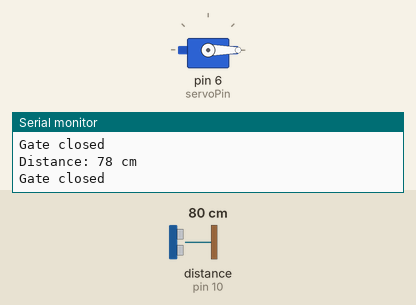
Simulated run of this sketch. Board: Arduino Uno, built with avr-gcc and run on an emulated ATmega328P. Parts: servo, the last lines printed to the serial monitor. Wiring (inferred from the names in the program): ultrasonic range finder: trigger pin 9; echo pin 10. Inputs (shaded band) come from the test bench; at power-on: distance to the obstacle (sensor on pin 10) 80 cm. The echo pulse lasts 58.3 µs per cm.

Above: at 1.6 s.
1.7 s: distance to the obstacle (sensor on pin 10) set to 23 cm
3.6 s: distance to the obstacle (sensor on pin 10) set to 19 cm
At 4.3 s:
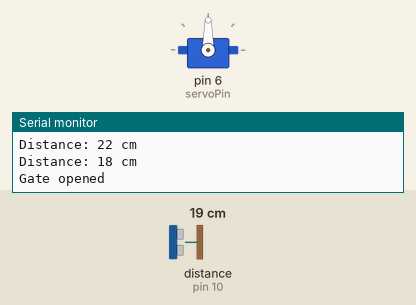
5.5 s: distance to the obstacle (sensor on pin 10) set to 46 cm
7.0 s: distance to the obstacle (sensor on pin 10) set to 57 cm
At 8.4 s:
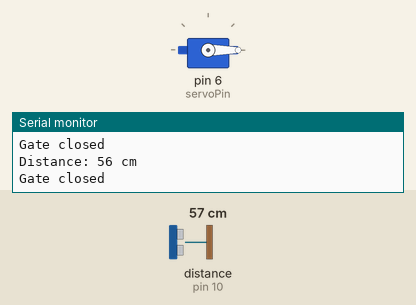
8.7 s: distance to the obstacle (sensor on pin 10) set to 2 cm
At 9.8 s:
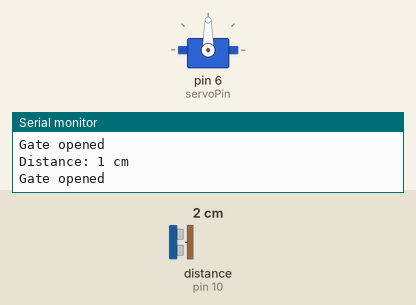
Timing chart, 0 to 11.3 s (numbered marks = the images above; inputs shaded):
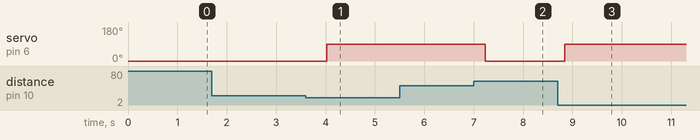

Measured:
- the behaviour switches between 21 and 20 cm on distance to the obstacle (sensor on pin 10) (found by bisection; images 0 and 1)
- the behaviour switches between 51 and 52 cm on distance to the obstacle (sensor on pin 10) (found by bisection; images 1 and 2)
- after the input at 3.6 s, servo on pin 6 (servoPin): 0° → 90° after 0.42 s
- after the input at 7.0 s, servo on pin 6 (servoPin): 90° → 0° after 0.24 s
- after the input at 8.7 s, servo on pin 6 (servoPin): 0° → 90° after 0.14 s

The sketch:

toll.ino
```cpp
#include <Servo.h>

// Constants for ultrasonic sensor pins
const int trigPin = 9;   // Trig pin of ultrasonic sensor
const int echoPin = 10;  // Echo pin of ultrasonic sensor

// Constants for servo motor pin and parameters
const int servoPin = 6;  // Pin connected to servo motor
Servo gateServo;         // Servo object for controlling the gate

// Constants for distance thresholds
const int openDistance = 20;    // Distance threshold to open the gate (in cm)
const int closeDistance = 50;   // Distance threshold to close the gate (in cm)

void setup() {
  // Initialize serial communication for debugging
  Serial.begin(9600);

  // Attach servo motor to the corresponding pin
  gateServo.attach(servoPin);

  // Set ultrasonic sensor pin modes
  pinMode(trigPin, OUTPUT);
  pinMode(echoPin, INPUT);

  // Initialize the gate servo position (close the gate)
  gateServo.write(0);
}

void loop() {
  // Measure distance using ultrasonic sensor
  long duration, distance;
  digitalWrite(trigPin, LOW);
  delayMicroseconds(2);
  digitalWrite(trigPin, HIGH);
  delayMicroseconds(30);
  digitalWrite(trigPin, LOW);
  duration = pulseIn(echoPin, HIGH);
  distance = duration * 0.034 / 2;  // Convert duration to distance in cm

  // Print distance for debugging
  Serial.print("Distance: ");
  Serial.print(distance);
  Serial.println(" cm");

  // Control gate based on distance thresholds
  if (distance < openDistance) {
    // Open the gate
    gateServo.write(90);  // Adjust angle as needed for your servo
    Serial.println("Gate opened");
  } else if (distance > closeDistance) {
    // Close the gate
    gateServo.write(0);  // Close the gate (adjust angle as needed)
    Serial.println("Gate closed");
  }

  // Delay between distance measurements
  delay(800);  // Adjust delay time as needed
}
```
